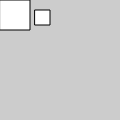
Frame 1 (no input)
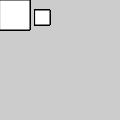
Frame 60 (no input)
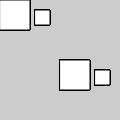
Frame 120 (the mouse pressed at the canvas centre since frame 60)

The p5.js sketch that drew these frames (run headless with seeded random() and noise() and a simulated clock; from frame 60 on, the mouse is pressed at the canvas centre):

// p5.js sketch
// ── sketch.js
function setup() {
  createCanvas(120, 120);
  background(204);
}

function draw() {
  translate(mouseX, mouseY);
  rect(0,0,30,30);
  translate(35,10);
  rect(0,0,15,15);
}
